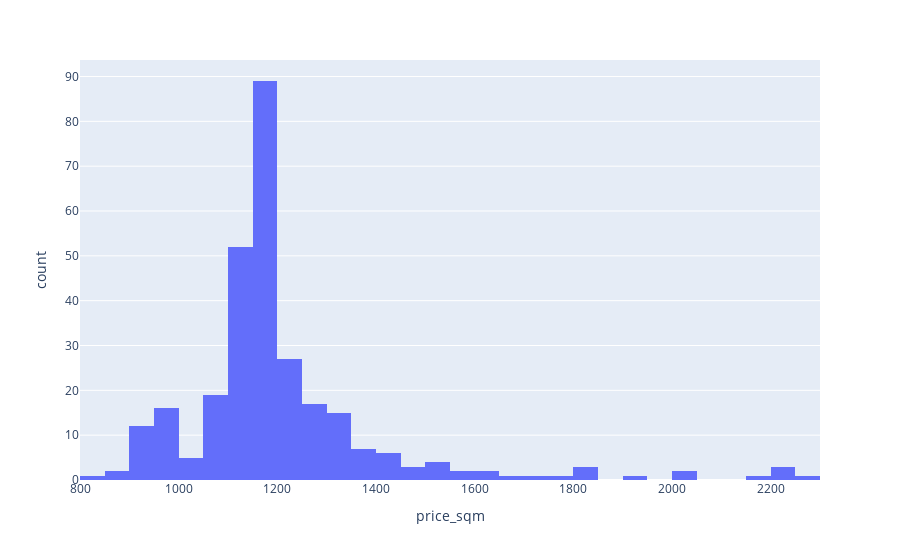

Here is the notebook cell this chart was saved with:
### Code cell
fig_hist = px.histogram(recent[(recent['place'] == 'Младост 4') & (recent['title'].apply(lambda x: 'апартамент' in x.lower()))], 
                 x="price_sqm",
                 hover_data=['link'])
fig_hist.show()

### Figure 1 — Plotly figure (JSON) as saved in the notebook; plotly's stock layout.template omitted (floating-point values rounded to 4 significant figures; data arrays with more than 128 entries replaced by an {"elided": "..."} marker saying what was removed)
{"data": [{"alignmentgroup": "True", "bingroup": "x", "hovertemplate": "price_sqm=%{x}<br>count=%{y}<extra></extra>", "legendgroup": "", "marker": {"color": "#636efa"}, "name": "", "offsetgroup": "", "orientation": "v", "showlegend": false, "type": "histogram", "x": {"elided": "293 float values"}, "xaxis": "x", "yaxis": "y"}], "layout": {"barmode": "relative", "legend": {"tracegroupgap": 0}, "margin": {"t": 60}, "xaxis": {"anchor": "y", "domain": [0, 1], "title": {"text": "price_sqm"}}, "yaxis": {"anchor": "x", "domain": [0, 1], "title": {"text": "count"}}}}
